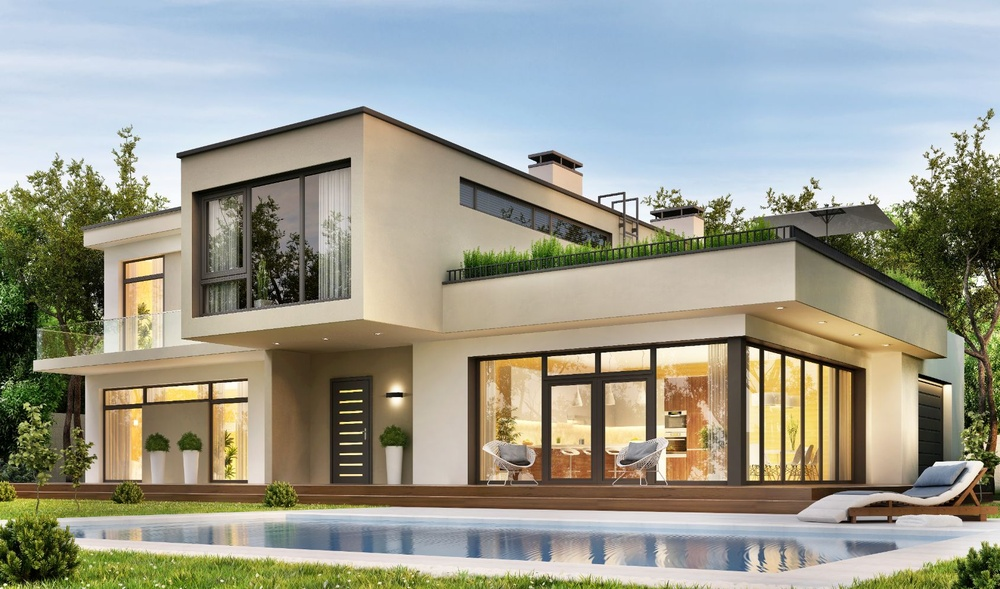
#> input picture house.jpg, 1000 x 589 px, shrunk from 1689 x 994 before the run
$ python main.py
#> lines starting #> are read from the running program, lines starting #| are printed output that depends on the picture; after the words box and inside, x2 and y2 are one past the last pixel; in counts of white or black regions, pixels touching at a corner belong together
import cv2
import numpy as np

# reading image
img = cv2.imread("house.jpg")
#> img is the input picture: shape (589, 1000, 3); mean B, G, R 143.2, 155.9, 155.4

# Edges
# converts image from one color space to another
gray = cv2.cvtColor(img, cv2.COLOR_BGR2GRAY)
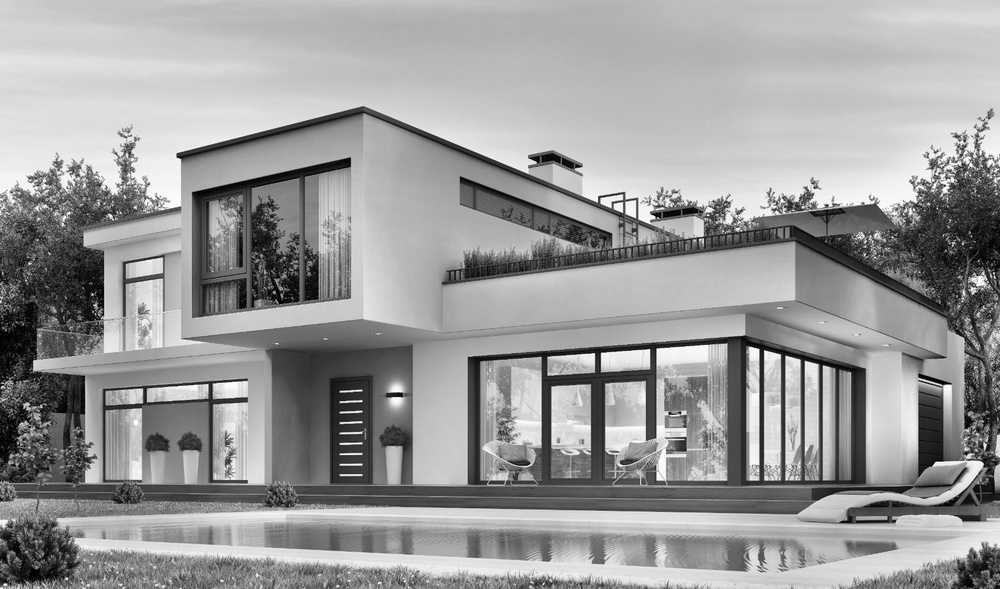
#> gray: shape (589, 1000); min 0, max 255, mean 154.3
#median blur is used to smoothen the image
gray = cv2.medianBlur(gray, 5)
#transfomrs a grayscale image toa binary image
edges = cv2.adaptiveThreshold(gray, 255, cv2.ADAPTIVE_THRESH_MEAN_C,
		cv2.THRESH_BINARY, 9, 9)
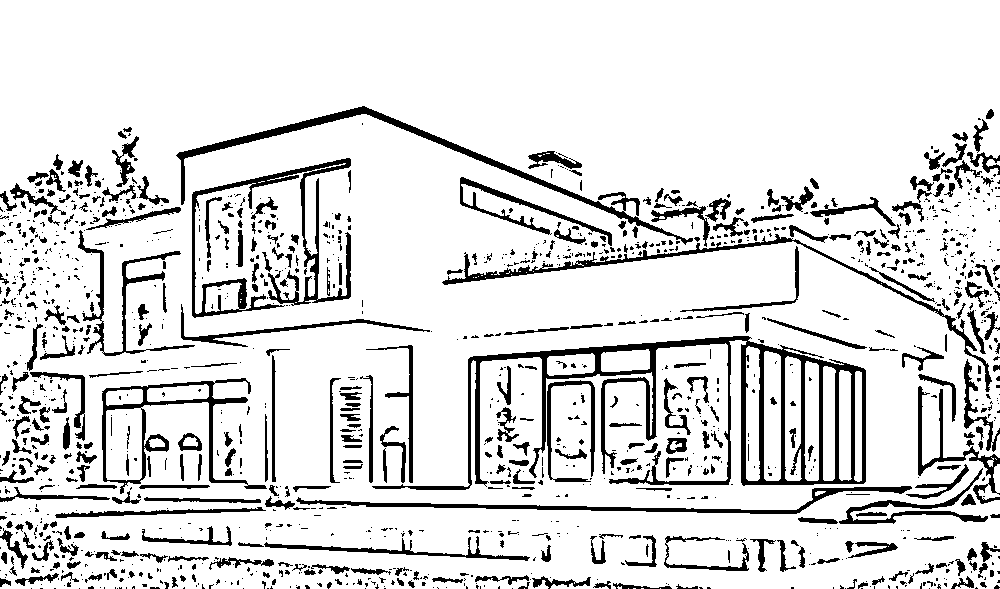
#> edges: shape (589, 1000); 86.7% white; 1386 black regions (967 under 20 px), largest, box (x1, y1, x2, y2) and area: (372, 336, 866, 490) 11553, (192, 158, 351, 318) 4094, (176, 106, 693, 245) 3780

# Cartoonization
#bilatering filtering reduces noise of the image
color = cv2.bilateralFilter(img, 9, 250, 250)
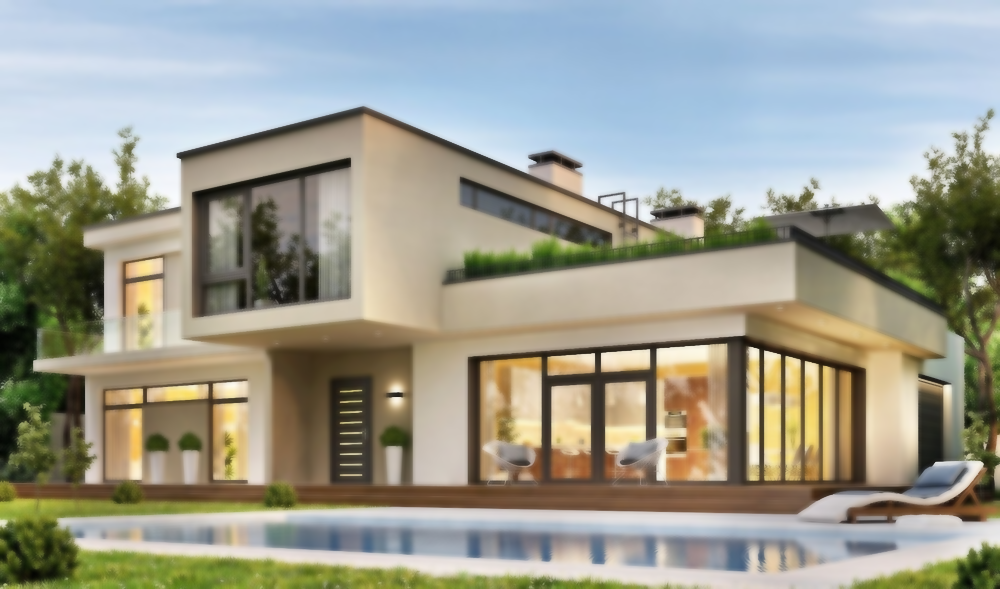
#> color: shape (589, 1000, 3); mean B, G, R 143.1, 155.8, 155.4
#bitwise conjuction of two array
cartoon = cv2.bitwise_and(color, color, mask=edges)
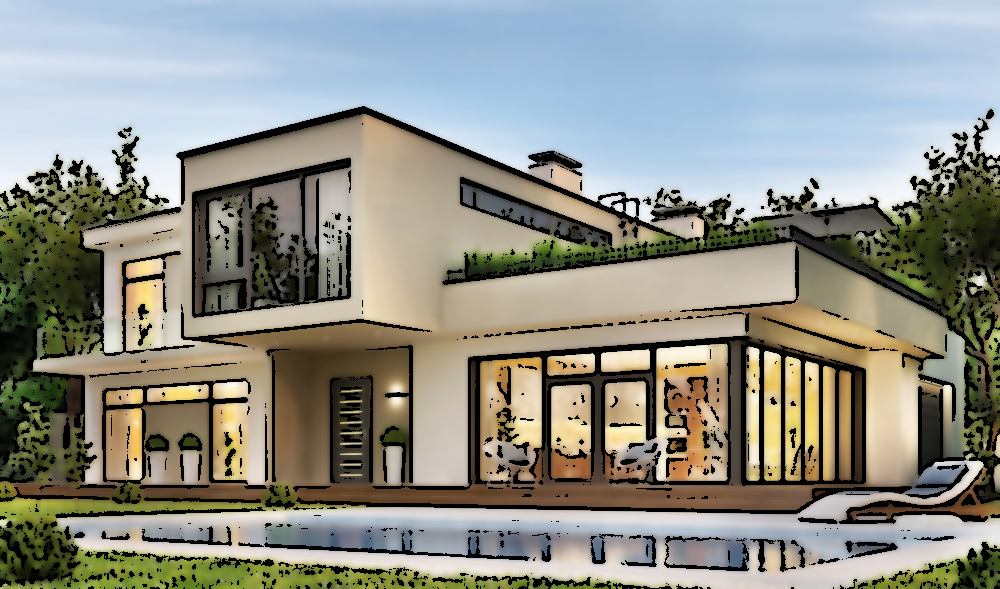
#> cartoon: shape (589, 1000, 3); mean B, G, R 134.1, 143.4, 142.1
#imwrite is used to save the image
cv2.imwrite("cartoon_image.jpg",cartoon)
cv2.imwrite("image_edges.jpg",edges)

# [6 lines of commented-out code are left out]
